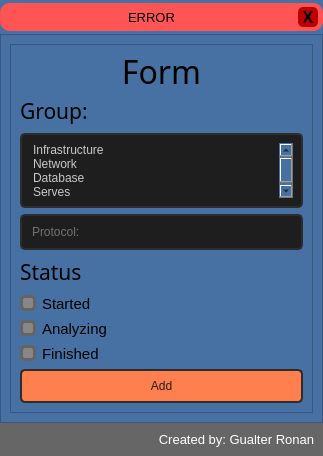
<?xml version="1.0" encoding="UTF-8"?>
<ui version="4.0">
 <class>MainWindow</class>
 <widget class="QMainWindow" name="MainWindow">
  <property name="geometry">
   <rect>
    <x>0</x>
    <y>0</y>
    <width>323</width>
    <height>456</height>
   </rect>
  </property>
  <property name="minimumSize">
   <size>
    <width>323</width>
    <height>456</height>
   </size>
  </property>
  <property name="windowTitle">
   <string>DMS Add</string>
  </property>
  <property name="windowIcon">
   <iconset>
    <normaloff>:/login/login.png</normaloff>:/login/login.png</iconset>
  </property>
  <property name="styleSheet">
   <string notr="true">background-color: rgb(214, 214, 214);</string>
  </property>
  <widget class="QWidget" name="centralwidget">
   <layout class="QVBoxLayout" name="verticalLayout">
    <property name="spacing">
     <number>0</number>
    </property>
    <property name="leftMargin">
     <number>0</number>
    </property>
    <property name="topMargin">
     <number>0</number>
    </property>
    <property name="rightMargin">
     <number>0</number>
    </property>
    <property name="bottomMargin">
     <number>0</number>
    </property>
    <item>
     <widget class="QFrame" name="top_bar">
      <property name="minimumSize">
       <size>
        <width>0</width>
        <height>34</height>
       </size>
      </property>
      <property name="maximumSize">
       <size>
        <width>16777215</width>
        <height>45</height>
       </size>
      </property>
      <property name="styleSheet">
       <string notr="true">background-color: rgb(71, 113, 163);
</string>
      </property>
      <property name="frameShape">
       <enum>QFrame::NoFrame</enum>
      </property>
      <property name="frameShadow">
       <enum>QFrame::Raised</enum>
      </property>
      <layout class="QHBoxLayout" name="horizontalLayout_2">
       <property name="spacing">
        <number>0</number>
       </property>
       <property name="leftMargin">
        <number>0</number>
       </property>
       <property name="topMargin">
        <number>3</number>
       </property>
       <property name="rightMargin">
        <number>0</number>
       </property>
       <property name="bottomMargin">
        <number>3</number>
       </property>
       <item>
        <widget class="QFrame" name="frame_erro">
         <property name="maximumSize">
          <size>
           <width>550</width>
           <height>16777215</height>
          </size>
         </property>
         <property name="styleSheet">
          <string notr="true">background-color: rgb(255, 84, 84);
border-radius: 10px;</string>
         </property>
         <property name="frameShape">
          <enum>QFrame::NoFrame</enum>
         </property>
         <property name="frameShadow">
          <enum>QFrame::Raised</enum>
         </property>
         <layout class="QHBoxLayout" name="horizontalLayout_3">
          <property name="spacing">
           <number>0</number>
          </property>
          <property name="leftMargin">
           <number>5</number>
          </property>
          <property name="topMargin">
           <number>0</number>
          </property>
          <property name="rightMargin">
           <number>5</number>
          </property>
          <property name="bottomMargin">
           <number>0</number>
          </property>
          <item>
           <widget class="QLabel" name="label_erro">
            <property name="font">
             <font>
              <family>Segoe UI</family>
              <pointsize>10</pointsize>
             </font>
            </property>
            <property name="text">
             <string>ERROR</string>
            </property>
            <property name="alignment">
             <set>Qt::AlignCenter</set>
            </property>
           </widget>
          </item>
          <item>
           <widget class="QPushButton" name="bt_cl_popup">
            <property name="maximumSize">
             <size>
              <width>20</width>
              <height>20</height>
             </size>
            </property>
            <property name="font">
             <font>
              <pointsize>12</pointsize>
              <weight>75</weight>
              <bold>true</bold>
             </font>
            </property>
            <property name="cursor">
             <cursorShape>PointingHandCursor</cursorShape>
            </property>
            <property name="styleSheet">
             <string notr="true">QPushButton {
	border-radius: 5px;
	
	background-image: url(:/close/close_icon.png);
	background-position: center;
	background-color: rgb(190, 0, 0);
}
QPushButton:hover{
	color: rgb(255, 255, 255);
	background-color: rgb(165, 0, 0);
}
QPushButton:pressed {
	color: rgb(255, 255, 255);
	background-color: rgb(190, 0, 0);
}</string>
            </property>
            <property name="text">
             <string>X</string>
            </property>
           </widget>
          </item>
         </layout>
        </widget>
       </item>
      </layout>
     </widget>
    </item>
    <item>
     <widget class="QFrame" name="frame_home">
      <property name="styleSheet">
       <string notr="true">background-color: rgb(71, 113, 163);</string>
      </property>
      <property name="frameShape">
       <enum>QFrame::StyledPanel</enum>
      </property>
      <property name="frameShadow">
       <enum>QFrame::Raised</enum>
      </property>
      <layout class="QHBoxLayout" name="horizontalLayout">
       <item>
        <widget class="QFrame" name="frame_form10k">
         <property name="maximumSize">
          <size>
           <width>16777215</width>
           <height>666</height>
          </size>
         </property>
         <property name="styleSheet">
          <string notr="true">QLineEdit {
	border: 2px solid rgb(45, 45, 45);
	border-radius: 5px;
	background-color: rgb(30, 30, 30);
	color: rgb(200, 200, 200);
	padding: 8px;
}
QLineEdit:hover {
	border: 2px solid rgb(211, 89, 51);;
	color: rgb(200, 200, 200);
}
QLineEdit:focus {
	border: 2px solid rgb(211, 89, 51);
	color: rgb(200, 200, 200);
}

QPushButton {
	border: 2px solid rgb(45, 45, 45);
	border-radius: 5px;
	background-color: rgb(255, 127, 79);
	color: rgb(30, 30, 30);
	padding: 8px;
}
QPushButton:hover {
	border: 2px solid rgb(200, 200, 200);
	color: rgb(200, 200, 200);
}
QPushButton:pressed {
	border: 2px solid rgb(45, 45, 45);
	color: rgb(30, 30, 30);
	background-color: rgb(211, 89, 51);
}

QListWidget {
	border: 2px solid rgb(45, 45, 45);
	border-radius: 5px;
	background-color: rgb(30, 30, 30);
	color: rgb(200, 200, 200);
	padding: 8px;
}
QListWidget:hover {
	border: 2px solid rgb(211, 89, 51);;
	color: rgb(200, 200, 200);
}
QListWidget:item:focus {
	border: 2px solid rgb(211, 89, 51);
	color: rgb(200, 200, 200);
    background-color: rgb(211, 89, 51)
}
QRadioButton:indicator {
	border: 3px solid rgb(100, 100, 100);
	border-radius: 5px;
	width: 10px;
	height: 10px;
	background-color: rgb(135, 135, 135);
}
QRadioButton:indicator:checked {
	border: 2px solid rgb(45, 45, 45);
	background-color: rgb(211, 89, 51)
}
</string>
         </property>
         <property name="frameShape">
          <enum>QFrame::StyledPanel</enum>
         </property>
         <property name="frameShadow">
          <enum>QFrame::Raised</enum>
         </property>
         <layout class="QVBoxLayout" name="verticalLayout_5">
          <item>
           <widget class="QLabel" name="label_3">
            <property name="maximumSize">
             <size>
              <width>16777215</width>
              <height>34</height>
             </size>
            </property>
            <property name="font">
             <font>
              <family>Bahnschrift SemiCondensed</family>
              <pointsize>24</pointsize>
              <weight>50</weight>
              <bold>false</bold>
             </font>
            </property>
            <property name="layoutDirection">
             <enum>Qt::LeftToRight</enum>
            </property>
            <property name="text">
             <string>Form</string>
            </property>
            <property name="alignment">
             <set>Qt::AlignCenter</set>
            </property>
           </widget>
          </item>
          <item>
           <widget class="QLabel" name="label">
            <property name="maximumSize">
             <size>
              <width>16777215</width>
              <height>35</height>
             </size>
            </property>
            <property name="font">
             <font>
              <family>Bahnschrift SemiCondensed</family>
              <pointsize>16</pointsize>
             </font>
            </property>
            <property name="text">
             <string>Group:</string>
            </property>
            <property name="alignment">
             <set>Qt::AlignLeading|Qt::AlignLeft|Qt::AlignVCenter</set>
            </property>
           </widget>
          </item>
          <item>
           <widget class="QListWidget" name="list_group">
            <property name="maximumSize">
             <size>
              <width>16777215</width>
              <height>75</height>
             </size>
            </property>
            <item>
             <property name="text">
              <string>Infrastructure</string>
             </property>
            </item>
            <item>
             <property name="text">
              <string>Network</string>
             </property>
            </item>
            <item>
             <property name="text">
              <string>Database</string>
             </property>
            </item>
            <item>
             <property name="text">
              <string>Serves</string>
             </property>
            </item>
           </widget>
          </item>
          <item>
           <widget class="QLineEdit" name="line_protocol">
            <property name="styleSheet">
             <string notr="true"/>
            </property>
            <property name="placeholderText">
             <string>Protocol:</string>
            </property>
           </widget>
          </item>
          <item>
           <widget class="QLabel" name="label_2">
            <property name="maximumSize">
             <size>
              <width>16777215</width>
              <height>41</height>
             </size>
            </property>
            <property name="font">
             <font>
              <family>Bahnschrift SemiCondensed</family>
              <pointsize>16</pointsize>
             </font>
            </property>
            <property name="text">
             <string>Status</string>
            </property>
           </widget>
          </item>
          <item>
           <widget class="QRadioButton" name="ck_started">
            <property name="maximumSize">
             <size>
              <width>16777215</width>
              <height>16777215</height>
             </size>
            </property>
            <property name="font">
             <font>
              <family>Segoe UI</family>
              <pointsize>11</pointsize>
             </font>
            </property>
            <property name="styleSheet">
             <string notr="true"/>
            </property>
            <property name="text">
             <string>Started</string>
            </property>
           </widget>
          </item>
          <item>
           <widget class="QRadioButton" name="ck_analyzing">
            <property name="font">
             <font>
              <family>Segoe UI</family>
              <pointsize>11</pointsize>
             </font>
            </property>
            <property name="styleSheet">
             <string notr="true"/>
            </property>
            <property name="text">
             <string>Analyzing</string>
            </property>
           </widget>
          </item>
          <item>
           <widget class="QRadioButton" name="ck_finished">
            <property name="minimumSize">
             <size>
              <width>0</width>
              <height>0</height>
             </size>
            </property>
            <property name="font">
             <font>
              <family>Segoe UI</family>
              <pointsize>11</pointsize>
             </font>
            </property>
            <property name="styleSheet">
             <string notr="true"/>
            </property>
            <property name="text">
             <string>Finished</string>
            </property>
           </widget>
          </item>
          <item>
           <widget class="QPushButton" name="bt_add">
            <property name="text">
             <string>Add</string>
            </property>
           </widget>
          </item>
         </layout>
        </widget>
       </item>
      </layout>
     </widget>
    </item>
    <item>
     <widget class="QFrame" name="bottom">
      <property name="maximumSize">
       <size>
        <width>16777215</width>
        <height>35</height>
       </size>
      </property>
      <property name="styleSheet">
       <string notr="true">background-color: rgb(102, 102, 102);</string>
      </property>
      <property name="frameShape">
       <enum>QFrame::NoFrame</enum>
      </property>
      <property name="frameShadow">
       <enum>QFrame::Raised</enum>
      </property>
      <layout class="QVBoxLayout" name="verticalLayout_2">
       <item>
        <widget class="QLabel" name="label_credits">
         <property name="font">
          <font>
           <pointsize>10</pointsize>
          </font>
         </property>
         <property name="styleSheet">
          <string notr="true">color: rgb(255, 255, 255);</string>
         </property>
         <property name="text">
          <string>Created by: Gualter Ronan</string>
         </property>
         <property name="alignment">
          <set>Qt::AlignRight|Qt::AlignTrailing|Qt::AlignVCenter</set>
         </property>
        </widget>
       </item>
      </layout>
     </widget>
    </item>
   </layout>
  </widget>
 </widget>
 <resources>
  <include location="../Icons/icon_login.qrc"/>
 </resources>
 <connections/>
</ui>
